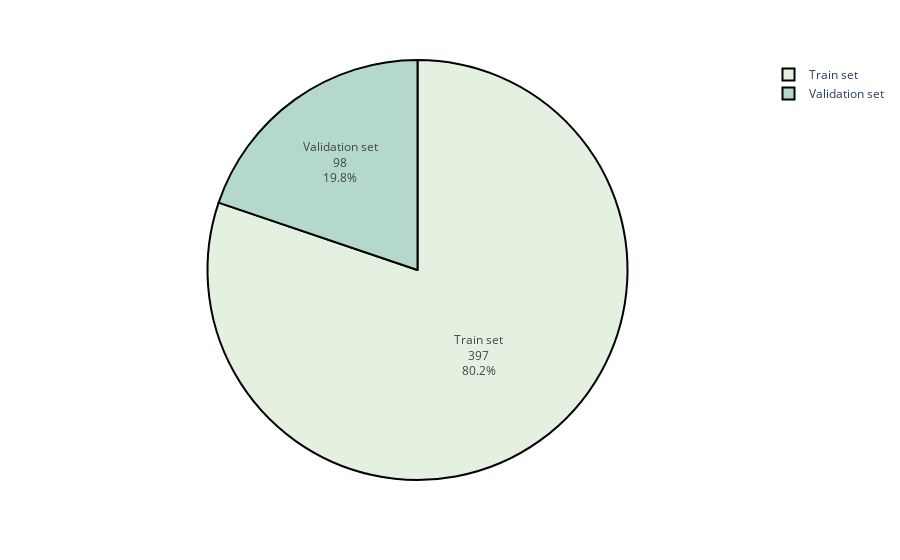
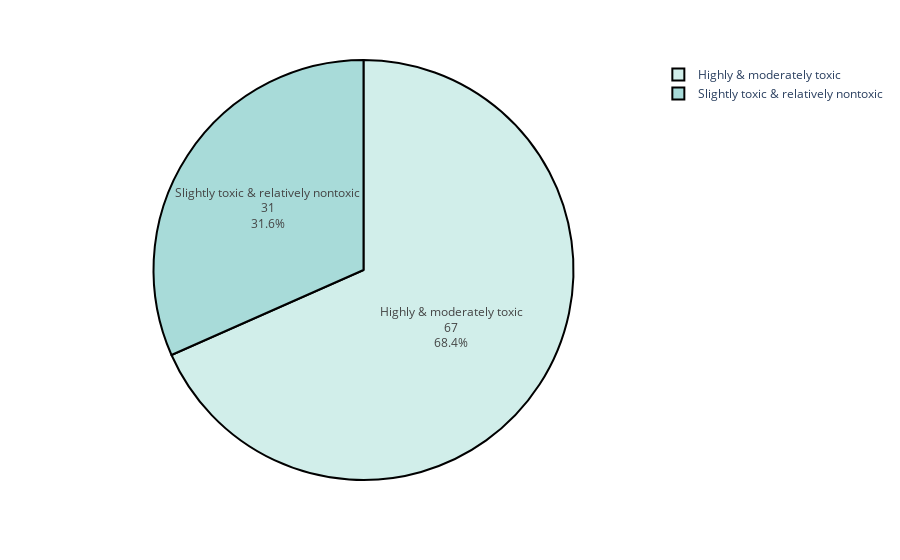
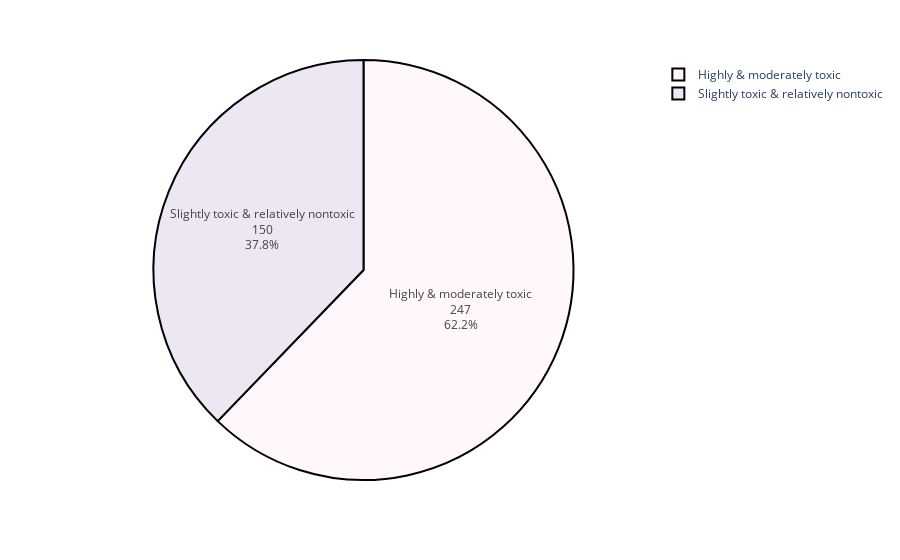

These figures' notebook cell, in order:
### Code cell
#   0 - Highly & moderately toxic
#   1 - Slightly toxic & relatively nontoxic

#SET   
    
labels = ['Train set','Validation set']
values = [397, 98]

fig = px.pie(values=values, names=labels, 
             color_discrete_sequence=px.colors.sequential.Mint)
 
fig.update_traces(textposition='inside', 
                  textinfo='percent+label+value',
                  marker=dict(line=dict(color='black', width=2)),
                  textfont_size=12)
 
fig.show()

#TEST SET
 
    
labels = ["Highly & moderately toxic","Slightly toxic & relatively nontoxic"]
values = [67, 31]

fig = px.pie(values=values, names=labels, 
             color_discrete_sequence=px.colors.sequential.Teal)
 
fig.update_traces(textposition='inside', 
                  textinfo='percent+label+value',
                  marker=dict(line=dict(color='black', width=2)),
                  textfont_size=12)
 
fig.show()

#TRAIN SET

labels = ["Highly & moderately toxic","Slightly toxic & relatively nontoxic"]
values = [247, 150]

fig = px.pie(values=values, names=labels, 
             color_discrete_sequence=px.colors.sequential.PuBu)
 
fig.update_traces(textposition='inside', 
                  textinfo='percent+label+value',
                  marker=dict(line=dict(color='black', width=2)),
                  textfont_size=12)
 
fig.show()

### Figure 1 — Plotly figure (JSON) as saved in the notebook; plotly's stock layout.template omitted (floating-point values rounded to 4 significant figures)
{"data": [{"domain": {"x": [0, 1], "y": [0, 1]}, "hovertemplate": "label=%{label}<br>value=%{value}<extra></extra>", "labels": ["Train set", "Validation set"], "legendgroup": "", "marker": {"line": {"color": "black", "width": 2}}, "name": "", "showlegend": true, "textfont": {"size": 12}, "textinfo": "percent+label+value", "textposition": "inside", "type": "pie", "values": [397, 98]}], "layout": {"legend": {"tracegroupgap": 0}, "margin": {"t": 60}, "piecolorway": ["rgb(228, 241, 225)", "rgb(180, 217, 204)", "rgb(137, 192, 182)", "rgb(99, 166, 160)", "rgb(68, 140, 138)", "rgb(40, 114, 116)", "rgb(13, 88, 95)"]}}

### Figure 2 — Plotly figure (JSON) as saved in the notebook; plotly's stock layout.template omitted (floating-point values rounded to 4 significant figures)
{"data": [{"domain": {"x": [0, 1], "y": [0, 1]}, "hovertemplate": "label=%{label}<br>value=%{value}<extra></extra>", "labels": ["Highly & moderately toxic", "Slightly toxic & relatively nontoxic"], "legendgroup": "", "marker": {"line": {"color": "black", "width": 2}}, "name": "", "showlegend": true, "textfont": {"size": 12}, "textinfo": "percent+label+value", "textposition": "inside", "type": "pie", "values": [67, 31]}], "layout": {"legend": {"tracegroupgap": 0}, "margin": {"t": 60}, "piecolorway": ["rgb(209, 238, 234)", "rgb(168, 219, 217)", "rgb(133, 196, 201)", "rgb(104, 171, 184)", "rgb(79, 144, 166)", "rgb(59, 115, 143)", "rgb(42, 86, 116)"]}}

### Figure 3 — Plotly figure (JSON) as saved in the notebook; plotly's stock layout.template omitted (floating-point values rounded to 4 significant figures)
{"data": [{"domain": {"x": [0, 1], "y": [0, 1]}, "hovertemplate": "label=%{label}<br>value=%{value}<extra></extra>", "labels": ["Highly & moderately toxic", "Slightly toxic & relatively nontoxic"], "legendgroup": "", "marker": {"line": {"color": "black", "width": 2}}, "name": "", "showlegend": true, "textfont": {"size": 12}, "textinfo": "percent+label+value", "textposition": "inside", "type": "pie", "values": [247, 150]}], "layout": {"legend": {"tracegroupgap": 0}, "margin": {"t": 60}, "piecolorway": ["rgb(255,247,251)", "rgb(236,231,242)", "rgb(208,209,230)", "rgb(166,189,219)", "rgb(116,169,207)", "rgb(54,144,192)", "rgb(5,112,176)", "rgb(4,90,141)", "rgb(2,56,88)"]}}
